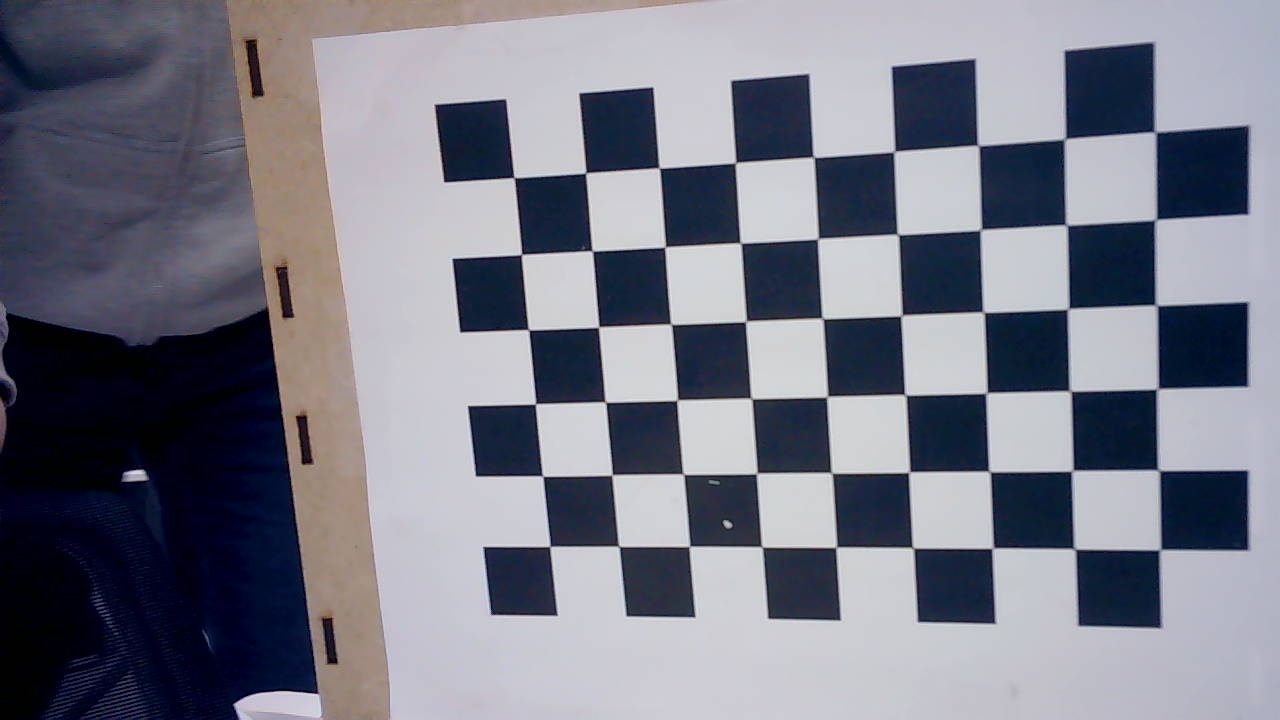
#> input picture get_cameraKD/images/saved_image_000.jpg, 1280 x 720 px; its folder holds only this picture in this run
$ jupyter execute --allow-errors Camera_calibration.ipynb   (shell and % lines are left out)
#> lines starting #> are read from the running program, lines starting #| are printed output that depends on the picture; after the words box and inside, x2 and y2 are one past the last pixel; in counts of white or black regions, pixels touching at a corner belong together
https://foss4g.tistory.com/1665

[cell 1]
import cv2
import numpy as np
import os
import glob

[cell 2]
import matplotlib.pyplot as plt

[cell 3]
image_path = './images'

[cell 4]
# 체커보드의 차원 정의
# CHECKERBOARD = (6,9) # 체커보드 행과 열당 내부 코너 수
CHECKERBOARD = (6,9) # 체커보드 행과 열당 내부 코너 수
criteria = (cv2.TERM_CRITERIA_EPS + cv2.TERM_CRITERIA_MAX_ITER, 30, 0.001)

[cell 5]
# 각 체커보드 이미지에 대한 3D 점 벡터를 저장할 벡터 생성
objpoints = []
# 각 체커보드 이미지에 대한 2D 점 벡터를 저장할 벡터 생성
imgpoints = []
# 3D 점의 세계 좌표 정의
objp = np.zeros((1, CHECKERBOARD[0] * CHECKERBOARD[1], 3), np.float32)
objp[0,:,:2] = np.mgrid[0:CHECKERBOARD[0], 0:CHECKERBOARD[1]].T.reshape(-1, 2)
# https://github.com/urbste/ImprovedOcamCalib/blob/master/FisheyeDataSet/test_images/checkerboard_sizes.txt
objp *= 0.0215
prev_img_shape = None

[cell 6]
objp[0, 0:5, :]

[cell 7]
images = glob.glob('./images/saved_image_*.jpg')

[cell 8]
images

[cell 9]
# 주어진 디렉터리에 저장된 개별 이미지의 경로 추출
# images = glob.glob(image_path + '/*.jpg')
# images = glob.glob('./ImprovedOcamCalib/FisheyeDataSet/test_images/Fisheye1_*.jpg')
for fname in images:
    img = cv2.imread(fname)
#> img is the input picture: shape (720, 1280, 3); mean B, G, R 133.9, 121.4, 119.8
    # 그레이 스케일로 변환
    gray = cv2.cvtColor(img,cv2.COLOR_BGR2GRAY)
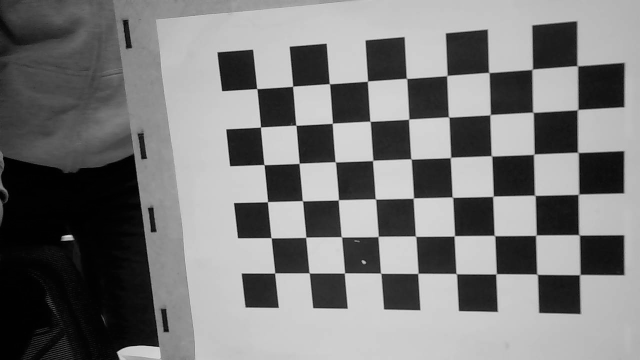
#> gray: shape (720, 1280) (shown at 1/2 size); min 0, max 232, mean 122.3
    # 체커보드 코너 찾기
    # 이미지에서 원하는 개수의 코너가 발견되면 ret = true
    ret, corners = cv2.findChessboardCorners(gray,
                                             CHECKERBOARD,
                                             cv2.CALIB_CB_ADAPTIVE_THRESH + cv2.CALIB_CB_FAST_CHECK + cv2.CALIB_CB_NORMALIZE_IMAGE)
#> ret = True; corners = 54 rows, first 8: [548.6, 545.8], [542.9, 476.4], [535.5, 403.9], [528.8, 330.2], [521.5, 254.5], [513.4, 177.6], [618.9, 546.5], [610.6, 474.6]
    # 원하는 개수의 코너가 감지되면,
    # 픽셀 좌표 미세조정 -> 체커보드 이미지 표시
    if ret == True:
        objpoints.append(objp)
        # 주어진 2D 점에 대한 픽셀 좌표 미세조정
        corners2 = cv2.cornerSubPix(gray, corners, (11,11),(-1,-1), criteria)
#> corners2 = 54 rows, first 8: [549.9, 546.4], [542.7, 476.1], [535.5, 403.9], [528.5, 329.7], [521.5, 254.5], [514.1, 177.7], [618.8, 546.3], [612.1, 475]
        imgpoints.append(corners2)
        # 코너 그리기 및 표시
        img = cv2.drawChessboardCorners(img, CHECKERBOARD, corners2, ret)
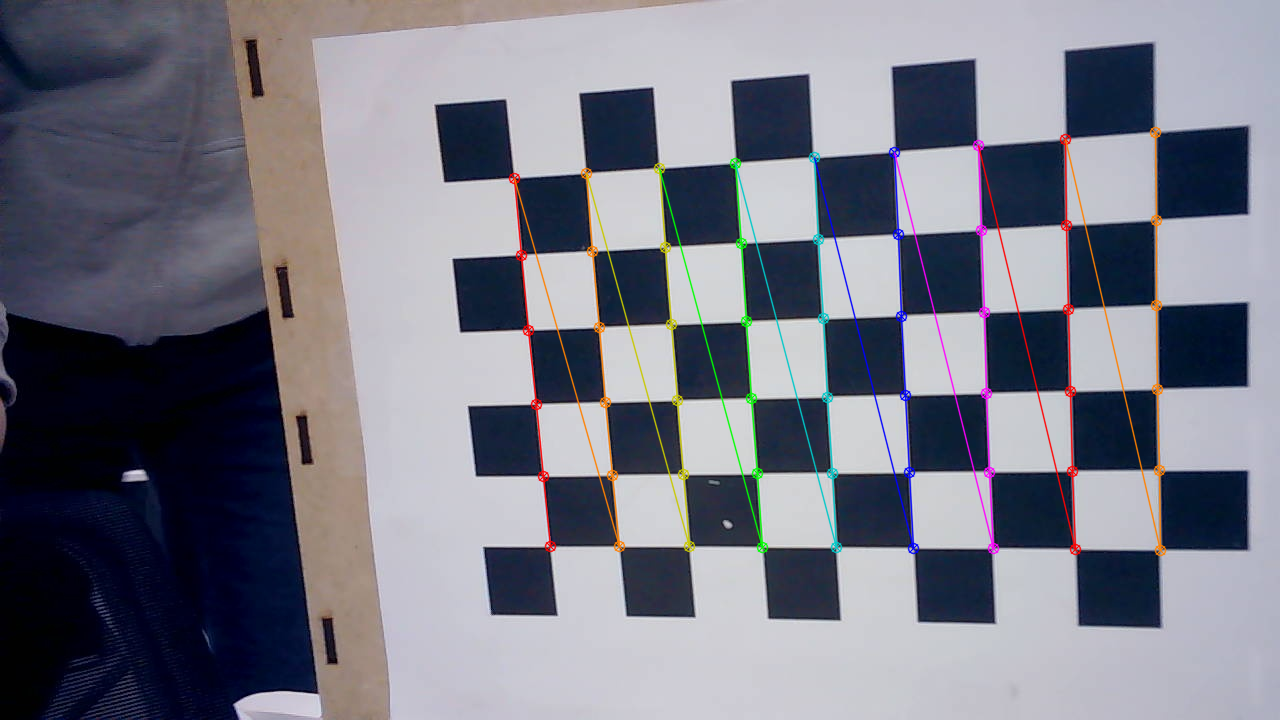
#> img: shape (720, 1280, 3); 2.64% of pixels changed, all inside (x1, y1, x2, y2) = (508, 126, 1167, 557)
    cv2.imshow('img',img)
    cv2.waitKey(0)

cv2.destroyAllWindows()
h,w = img.shape[:2] # 480, 640
# 알려진 3D 점(objpoints) 값과 감지된 코너의 해당 픽셀 좌표(imgpoints) 전달, 카메라 캘리브레이션 수행
ret, mtx, dist, rvecs, tvecs = cv2.calibrateCamera(objpoints, imgpoints, gray.shape[::-1], None, None)
#> ret = 0.273; mtx = [[1426.2, 0, 680.1], [0, 1460.2, 372], [0, 0, 1]]; dist = [[-0.0269, 1.22, -0.00175, 0.00714, -4.57]]; rvecs = ([-0.0321, 0.36, -1.61],); tvecs = ([-0.039, 0.0511, 0.427],)

[cell 10]
img = cv2.imread(images[0])
print(img.shape)
#| (720, 1280, 3)

[cell 11]
mtx, dist
#> Out = ([[1426.2, 0, 680.1], [0, 1460.2, 372], [0, 0, 1]], [[-0.0269, 1.22, -0.00175, 0.00714, -4.57]])

#> (a cell that did not finish here is left out)

[cell 13]
# calibration_matrix_path = './aruco_marker/calibration_matrix_480p.npy'
# distortion_coefficients_path = './aruco_marker/distortion_coefficients_480p.npy'

calibration_matrix_path = './aruco_marker/calibration_matrix_fisheye.npy'
distortion_coefficients_path = './aruco_marker/distortion_coefficients_fisheye.npy'

[cell 14]
def get_calibrated_image(fname, mtx, dist):
#> called with fname = './images/saved_image_000.jpg', mtx = array of shape (3, 3), dist = array of shape (1, 5)
    img = cv2.imread(fname)

    h,  w = img.shape[:2]
    ####################################################################3
    newcameramtx, roi = cv2.getOptimalNewCameraMatrix(mtx, dist, (w,h), 1, (w,h))
#> newcameramtx = [[1400.8, 0, 697.8], [0, 1408.4, 372.1], [0, 0, 1]]; roi = (25, 18, 1252, 685)

    # undistort
    dst = cv2.undistort(img, mtx, dist, None, newcameramtx)
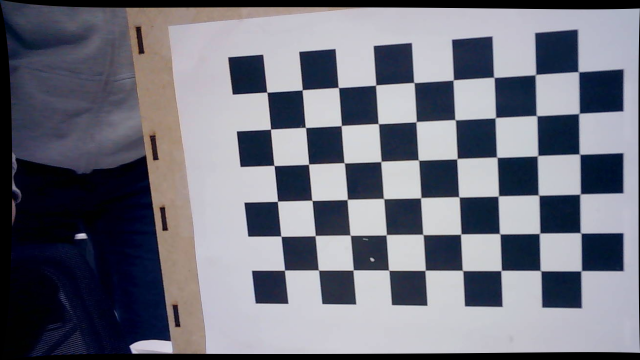
#> dst: shape (720, 1280, 3) (shown at 1/2 size); mean B, G, R 125.6, 113.8, 112.3

    # crop the image
    # x, y, w, h = roi
    # dst = dst[y:y+h, x:x+w]

    return img, dst

[cell 15]
fig = plt.figure(figsize=(10, 10))

for fname in images:
    img, dst = get_calibrated_image(fname, mtx, dist)

    ax1 = plt.subplot(1, 2, 1)
    ax1.imshow(img)
    ax1 = plt.subplot(1, 2, 2)
    ax1.imshow(dst)

    break
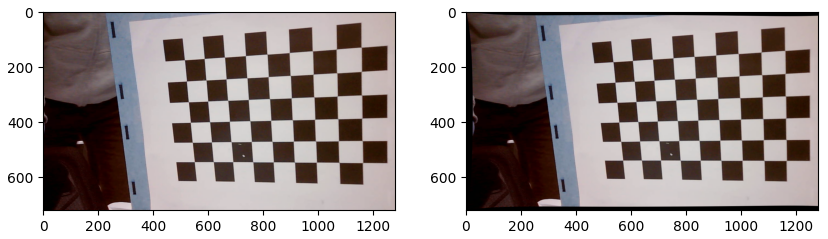
#> figure drawn by matplotlib, 2 panels; B, G, R data is drawn as R, G, B

[cell 16]
height, width, _ = img.shape
print(width, height)
#| 1280 720

[cell 17]
mtx0 = np.array([[360, 0, width/2], [0, 360, height/2], [0, 0, 1]])
# mtx0 = np.array([[1, 0, 516], [0, 1, 389], [0, 0, 1]])
dist0 = np.array([[0, 0, 0, 0, 0]])

[cell 18]
fig = plt.figure(figsize=(10, 10))

for fname in images:
    img, dst = get_calibrated_image(fname, mtx0, dist0)

    ax1 = plt.subplot(1, 2, 1)
    ax1.imshow(img)
    ax1 = plt.subplot(1, 2, 2)
    ax1.imshow(dst)

    break

$ run again, on get_cameraKD/images/saved_image_004.jpg
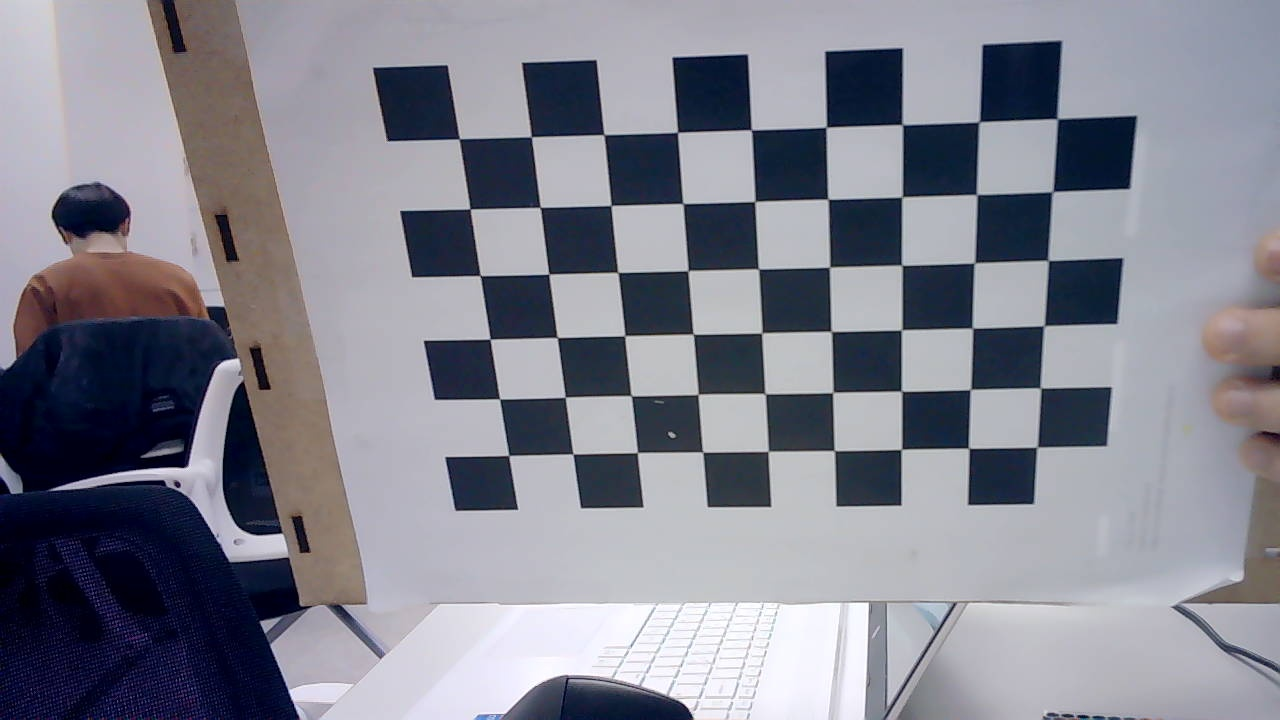
#> input picture get_cameraKD/images/saved_image_004.jpg, 1280 x 720 px
#> img is the input picture: shape (720, 1280, 3); mean B, G, R 142.5, 130.9, 130.1
#> `ret, corners = cv2.findChessboardCorners(gray, CHECKERBOARD, cv2.CALIB..`: ret = True; corners = 54 rows, first 8: [508.3, 455.1], [499.6, 399.1], [489.3, 338.4], [480.2, 275.4], [470, 209], [459.7, 137.9], [572.6, 454.4], [565.4, 397.3]
#> corners2 = 54 rows, first 8: [508.7, 455.4], [499.6, 398.8], [490.1, 339.2], [480.2, 275.6], [470.1, 208.9], [459.2, 138.8], [573, 453.9], [565.3, 397.2]
#> `img = cv2.drawChessboardCorners(img, CHECKERBOARD, corners2, ret)`:
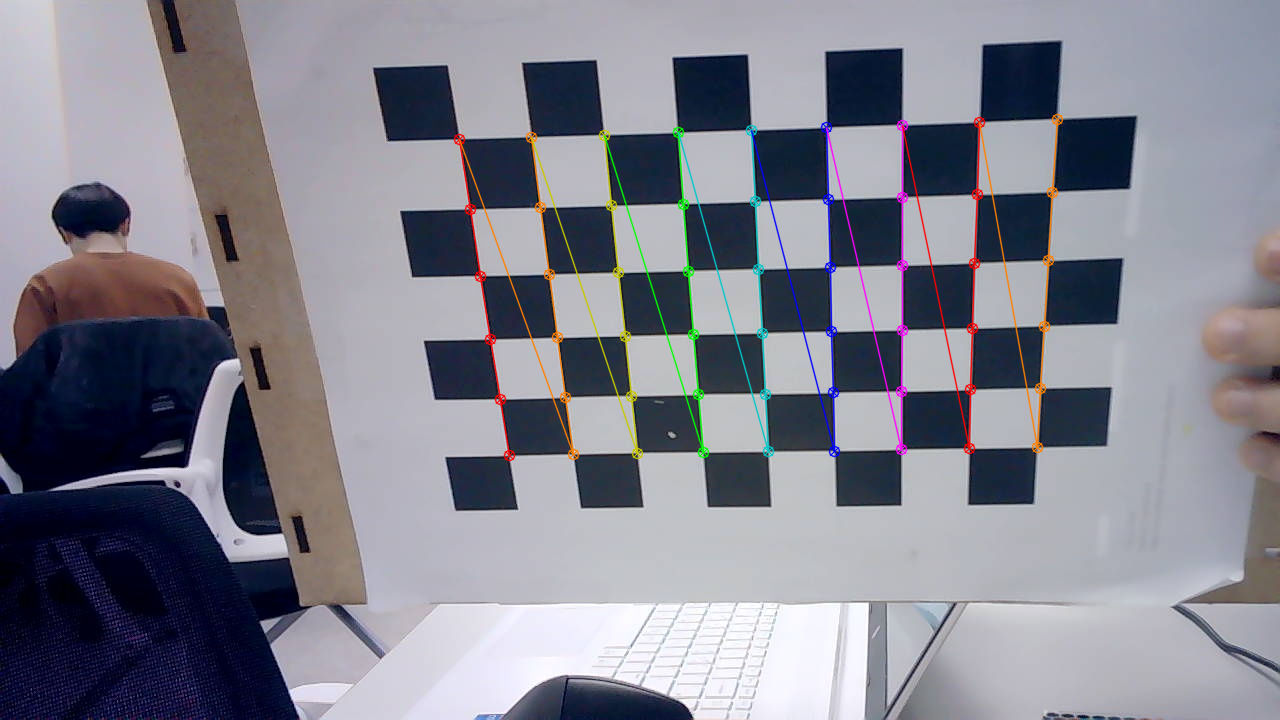
#> img: shape (720, 1280, 3); 2.26% of pixels changed, all inside (x1, y1, x2, y2) = (453, 113, 1064, 462)
#> `ret, mtx, dist, rvecs, tvecs = cv2.calibrateCamera(objpoints, imgpoint..`: ret = 0.373; mtx = [[2025.9, 0, 681.9], [0, 2616.7, 352.3], [0, 0, 1]]; dist = [[0.408, -17.49, -0.0105, 0.014, 269.7]]; rvecs = ([0.568, 0.693, -1.53],); tvecs = ([-0.0575, 0.0265, 0.672],)
#| (720, 1280, 3)
#> Out = ([[2025.9, 0, 681.9], [0, 2616.7, 352.3], [0, 0, 1]], [[0.408, -17.49, -0.0105, 0.014, 269.7]])
#> newcameramtx = [[2210.2, 0, 666.2], [0, 2618.4, 350.5], [0, 0, 1]]; roi = (71, 69, 1184, 576)
#> `[cell 15] fig = plt.figure(figsize=(10, 10))  for fname in images: img..`:
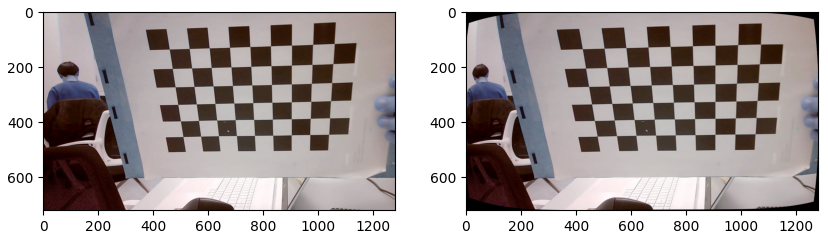
#> figure drawn by matplotlib, 2 panels; B, G, R data is drawn as R, G, B
#| 1280 720

$ run again, on get_cameraKD/images/saved_image_005.jpg
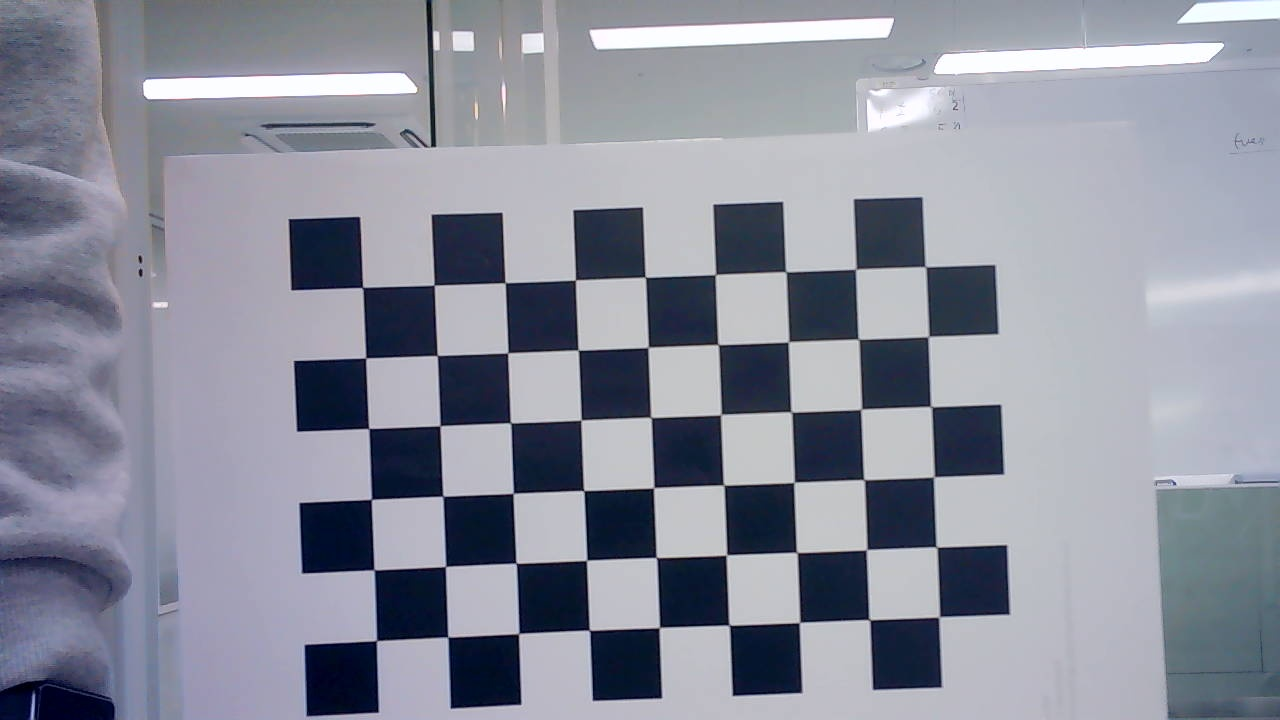
#> input picture get_cameraKD/images/saved_image_005.jpg, 1280 x 720 px
#> img is the input picture: shape (720, 1280, 3); mean B, G, R 155.6, 142.1, 139
#> `ret, corners = cv2.findChessboardCorners(gray, CHECKERBOARD, cv2.CALIB..`: ret = True; corners = 54 rows, first 8: [376.4, 640.5], [374.3, 569.5], [371.5, 499.5], [368.9, 428.2], [366.4, 358.5], [362, 287.5], [447.6, 637.1], [445.4, 566.5]
#> corners2 = 54 rows, first 8: [376.5, 640.7], [374, 569.8], [371.4, 499.3], [368.7, 428.4], [365.7, 357.9], [362.7, 287.4], [447.8, 637], [445.5, 566.5]
#> `img = cv2.drawChessboardCorners(img, CHECKERBOARD, corners2, ret)`:
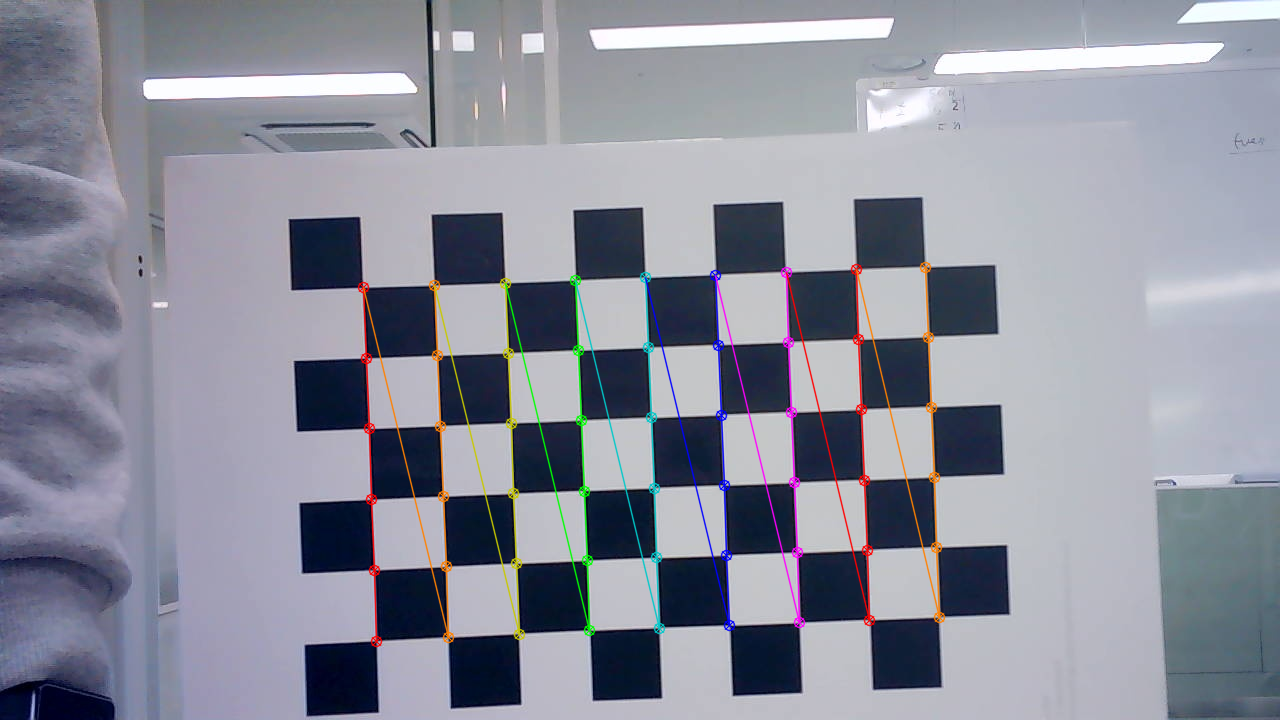
#> img: shape (720, 1280, 3); 2.42% of pixels changed, all inside (x1, y1, x2, y2) = (357, 261, 946, 648)
#> `ret, mtx, dist, rvecs, tvecs = cv2.calibrateCamera(objpoints, imgpoint..`: ret = 0.291; mtx = [[15146.5, 0, 656.5], [0, 15113.3, 401.7], [0, 0, 1]]; dist = [[9.5, 0.0978, -0.0214, -0.054, 8.63e-05]]; rvecs = ([0.0448, -0.059, -1.61],); tvecs = ([-0.0849, 0.0727, 4.63],)
#| (720, 1280, 3)
#> Out = ([[15146.5, 0, 656.5], [0, 15113.3, 401.7], [0, 0, 1]], [[9.5, 0.0978, -0.0214, -0.054, 8.63e-05]])
#> newcameramtx = [[15398.2, 0, 651.9], [0, 15199.4, 400.7], [0, 0, 1]]; roi = (5, 9, 1270, 704)
#> `[cell 15] fig = plt.figure(figsize=(10, 10))  for fname in images: img..`:
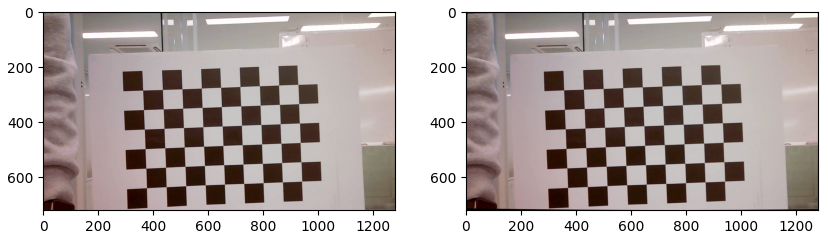
#> figure drawn by matplotlib, 2 panels; B, G, R data is drawn as R, G, B
#| 1280 720
